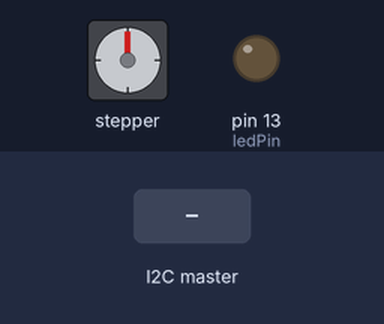
Simulated run of this sketch. Board: Arduino Uno, built with avr-gcc and run on an emulated ATmega328P. On the bench: stepper motor, output pins drawn as LEDs (lit = HIGH). The test bench sets the inputs (shaded band). Stepper angles assume 200 steps per turn; what the sketch prints to the serial monitor is not drawn.

Above: at 1.2 s.
1.3 s: the I2C master sends the byte 1
At 1.7 s:
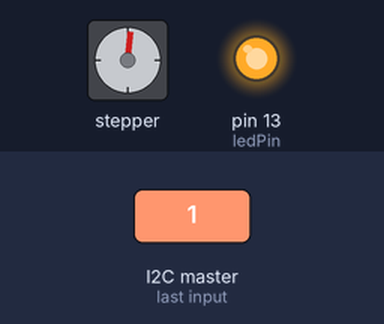
4.3 s: the I2C master sends the byte 0
At 6.6 s:
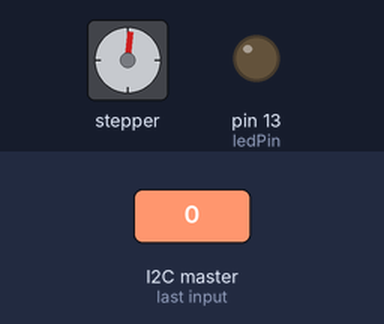
7.3 s: the I2C master sends the byte 2
At 8.0 s:
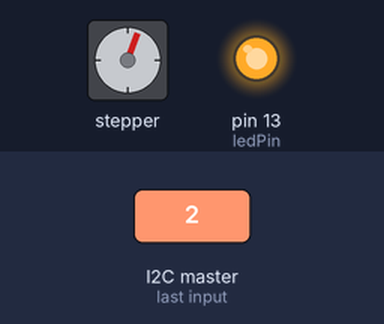
10.3 s: the I2C master sends the byte 0
At 12.8 s:
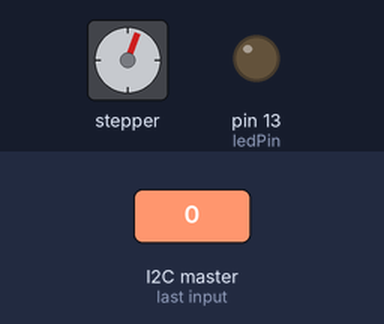
13.3 s: the I2C master sends the byte 90
At 15.6 s:
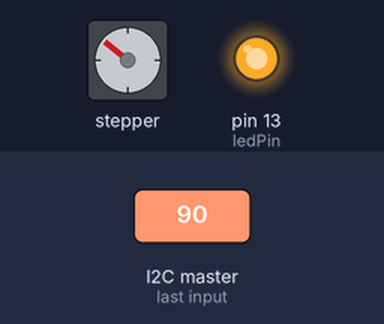
Timing chart, 0 to 20.3 s (numbered marks = the images above; inputs shaded):
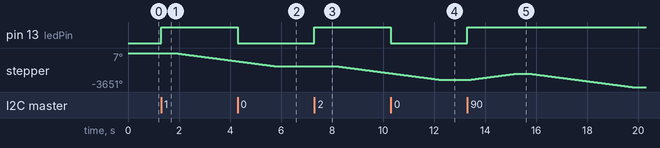

Measured:
- after the input at 4.3 s, pin 13 (ledPin): HIGH → LOW at once
- after the input at 7.3 s, pin 13 (ledPin): LOW → HIGH at once; stepper: turns 14° clockwise in 0.04 s, then 756° counter-clockwise in 2.1 s
- after the input at 10.3 s, pin 13 (ledPin): HIGH → LOW at once
- after the input at 13.3 s, pin 13 (ledPin): LOW → HIGH at once; stepper: turns 648° clockwise in 1.8 s, then 1440° counter-clockwise in 4.0 s

The sketch:

i2c_step_ver0.ino
```cpp
// Include the Wire library for I2C
#include <Stepper.h>
#include <Wire.h>

const int stepsPerRevolution = 200;  // change this to fit the number of steps per revolution
// for your motor
int c=0;
 // initialize the stepper library on pins 8 through 11:
Stepper myStepper(stepsPerRevolution, 8, 9, 10, 11);

// LED on pin 13
const int ledPin = 13;

void setup() {
  // Join I2C bus as slave with address 8
  Wire.begin(0x8);

  // Call receiveEvent when data received
  Wire.onReceive(receiveEvent);

  // Setup pin 13 as output and turn LED off
  pinMode(ledPin, OUTPUT);
  digitalWrite(ledPin, LOW);

  // set the speed at 60 rpm:
  myStepper.setSpeed(60);
  // serial port;
  Serial.begin(9600);
}

// Function that executes whenever data is received from master
void receiveEvent(int howMany) {
  while (Wire.available()) { // loop through all but the last
    c= Wire.read(); // receive byte as a character
    digitalWrite(ledPin, c);
    Serial.println(c);
    Serial.println("event");
    }

}
void loop() {
  delay(100);
  if(c!=0)
    {
      Serial.println("각도 : 90");
      for(int i=0;i<4;i++)
        myStepper.step(c);//one step per 1.8degree
      delay(500);
      myStepper.step(-800);//one step per 1.8degree
      Serial.println("end");
      c=0;
    }
   delay(500);

}
```
